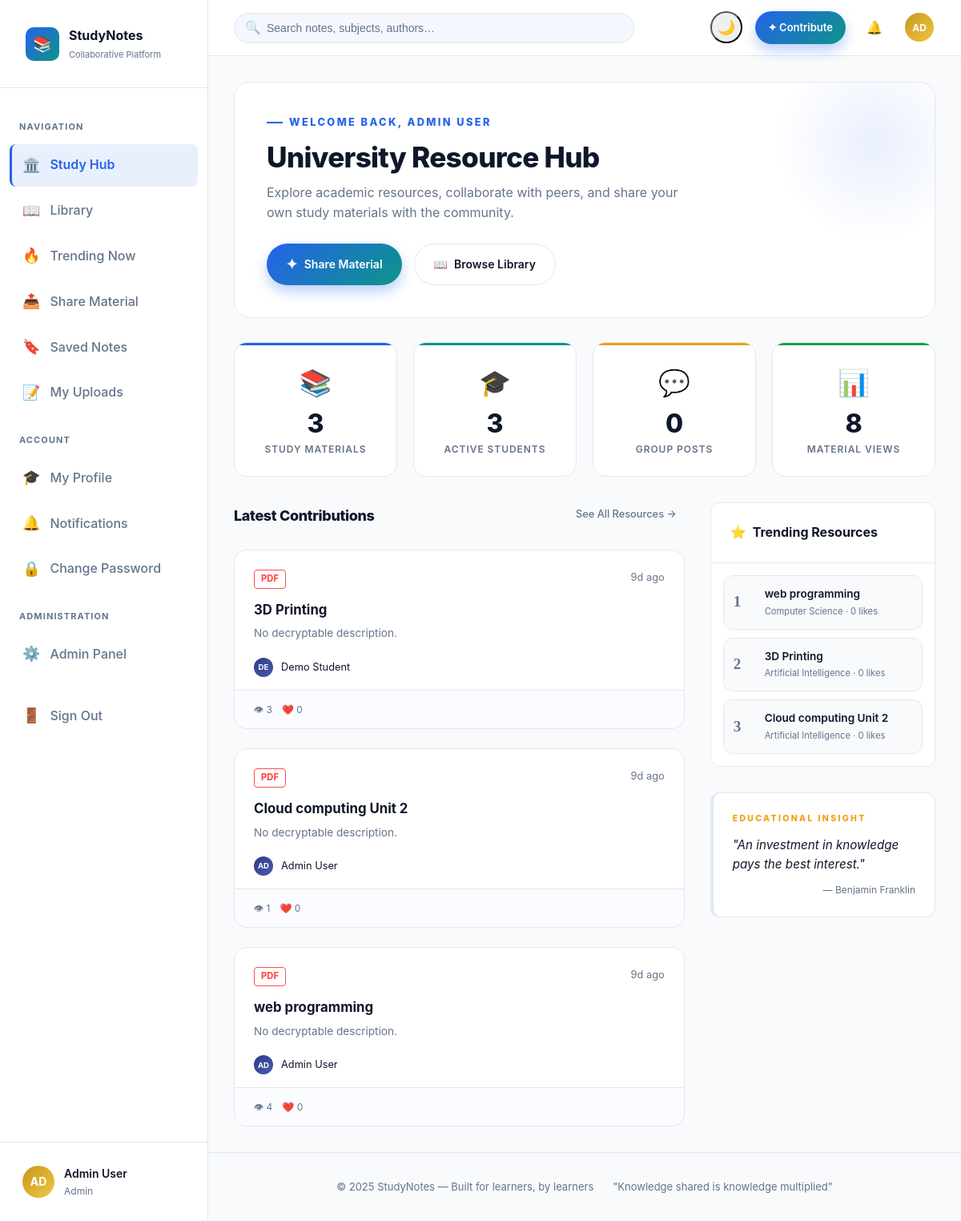
The page / (signed in) on the database its author committed.
### tables this page shows
CREATE TABLE users (
    id            INTEGER PRIMARY KEY AUTOINCREMENT,
    name          TEXT    NOT NULL,
    email         TEXT    NOT NULL UNIQUE,
    password_hash TEXT    NOT NULL,
    role          TEXT    NOT NULL DEFAULT 'student',  -- 'student' | 'admin'
    bio           TEXT    DEFAULT '',
    avatar        TEXT    DEFAULT '',          -- initials used in UI
    is_blocked    INTEGER DEFAULT 0,
    last_login    TEXT    DEFAULT NULL,
    created_at    TEXT    NOT NULL DEFAULT (strftime('%Y-%m-%dT%H:%M:%S','now'))
);

CREATE TABLE notes (
    id          INTEGER PRIMARY KEY AUTOINCREMENT,
    user_id     INTEGER NOT NULL REFERENCES users(id) ON DELETE CASCADE,
    title       TEXT    NOT NULL,
    subject     TEXT    NOT NULL DEFAULT '',
    description TEXT    DEFAULT '',
    tags        TEXT    DEFAULT '',           -- comma-separated
    filename    TEXT    DEFAULT NULL,         -- saved file on disk
    file_type   TEXT    DEFAULT NULL,         -- pdf, doc, txt â€¦
    file_size   INTEGER DEFAULT 0,           -- bytes
    views       INTEGER DEFAULT 0,
    likes       INTEGER DEFAULT 0,
    downloads   INTEGER DEFAULT 0,
    is_deleted  INTEGER DEFAULT 0,
    created_at  TEXT    NOT NULL DEFAULT (strftime('%Y-%m-%dT%H:%M:%S','now'))
);

### app.py (the view)
@app.route('/')
def index():
    if 'user_id' not in session:
        return redirect(url_for('login'))
    stats = {
        'notes':    query("SELECT COUNT(*) as c FROM notes", one=True)['c'],
        'users':    query("SELECT COUNT(*) as c FROM users", one=True)['c'],
        'comments': query("SELECT COUNT(*) as c FROM comments", one=True)['c'],
        'views':    query("SELECT COALESCE(SUM(views),0) as c FROM notes", one=True)['c'],
    }
    recent   = query("SELECT n.*, u.name as author_name FROM notes n "
                     "JOIN users u ON n.user_id=u.id "
                     "WHERE n.is_deleted=0 ORDER BY n.created_at DESC LIMIT 6")
    trending = query("SELECT n.*, u.name as author_name FROM notes n "
                     "JOIN users u ON n.user_id=u.id "
                     "WHERE n.is_deleted=0 ORDER BY (n.views + n.likes*2) DESC LIMIT 5")
    return render_template('index.html', stats=stats, recent=recent, trending=trending)

### app.py (called while the page is built)
def get_db():
    if 'db' not in g:
        g.db = sqlite3.connect(DATABASE)
        g.db.row_factory = sqlite3.Row   # dict-style rows
        g.db.execute("PRAGMA foreign_keys = ON")
        g.db.execute("PRAGMA journal_mode = WAL")
    return g.db

def query(sql, args=(), one=False):
    cur = get_db().execute(sql, args)
    rows = cur.fetchall()
    return (rows[0] if rows else None) if one else rows

@app.context_processor
def inject_globals():
    user = None
    if 'user_id' in session:
        user = query("SELECT * FROM users WHERE id = ?", (session['user_id'],), one=True)
    notif_count = 0
    if user:
        notif_count = query(
            "SELECT COUNT(*) as c FROM notifications WHERE user_id=? AND read=0",
            (user['id'],), one=True
        )['c']
    return dict(current_user=user, notif_count=notif_count)

@app.template_filter('timeago')
def timeago_filter(dt_str):
    try:
        dt = datetime.fromisoformat(str(dt_str))
        diff = datetime.utcnow() - dt
        s = diff.total_seconds()
        if s < 60:       return 'just now'
        if s < 3600:     return f"{int(s//60)}m ago"
        if s < 86400:    return f"{int(s//3600)}h ago"
        if s < 2592000:  return f"{int(s//86400)}d ago"
        return dt.strftime('%d %b %Y')
    except Exception:
        return str(dt_str)

### templates/index.html (shortened to what this page needs)
{% extends "base.html" %}
{% block content %}
<div class="card" style="padding: 40px; margin-bottom: 30px; position: relative; border-radius: 20px;">
  <div style="position: absolute; top: -50px; right: -50px; width: 250px; height: 250px;
              background: radial-gradient(circle, rgba(37, 99, 235, 0.1), transparent 70%);"></div>
  <div style="position: relative; z-index: 1;">
    <div style="font-size: 0.8rem; font-weight: 800; text-transform: uppercase; letter-spacing: 0.15rem;
                color: var(--clr-primary); margin-bottom: 12px; display: flex; align-items: center; gap: 8px;">
      <span style="width: 20px; height: 2px; background: var(--clr-primary);"></span>
      Welcome Back, {{ current_user.name }}
    </div>
    <h1 style="font-size: 2.2rem; margin-bottom: 10px; color: var(--clr-text); font-weight: 800;">
      University Resource Hub
    </h1>
    <p style="color: var(--clr-text-soft); font-size: 1rem; max-width: 520px; line-height: 1.6;">
      Explore academic resources, collaborate with peers, and share your own study materials with the community.
    </p>
    <div style="display: flex; gap: 15px; margin-top: 25px; flex-wrap: wrap;">
      <a href="{{ url_for('upload') }}" class="btn btn-p">
        <span style="font-size:1.1rem">✦</span> Share Material
      </a>
      <a href="{{ url_for('notes') }}" class="btn btn-s">
        <span>📖</span> Browse Library
      </a>
    </div>
  </div>
</div>
<div class="stats-g">
  <div class="sc" style="--sc-c: var(--primary)">
    <div style="font-size: 2rem; margin-bottom: 10px;">📚</div>
    <div class="s-val">{{ stats.notes }}</div>
    <div class="s-lbl">Study Materials</div>
  </div>
  <div class="sc" style="--sc-c: var(--secondary)">
    <div style="font-size: 2rem; margin-bottom: 10px;">🎓</div>
    <div class="s-val">{{ stats.users }}</div>
    <div class="s-lbl">Active Students</div>
  </div>
  <div class="sc" style="--sc-c: var(--accent)">
    <div style="font-size: 2rem; margin-bottom: 10px;">💬</div>
    <div class="s-val">{{ stats.comments }}</div>
    <div class="s-lbl">Group Posts</div>
  </div>
  <div class="sc" style="--sc-c: var(--success)">
    <div style="font-size: 2rem; margin-bottom: 10px;">📊</div>
    <div class="s-val">{{ stats.views }}</div>
    <div class="s-lbl">Material Views</div>
  </div>
</div>
<div class="two-col">
  <div>
    <div class="s-hdr">
      <span class="s-tit">Latest Contributions</span>
      <a href="{{ url_for('notes') }}" class="nav-a" style="padding: 5px 10px; font-size: 0.8rem;">See All Resources →</a>
    </div>
    <div class="notes-g">
      {% for n in recent %}
      {% set ext = n.file_type or 'txt' %}
      {% set nc_colors = {'pdf':'#ff4d4d','doc':'#00f2ff','docx':'#00f2ff',
                          'txt':'#00ff88','ppt':'#fde047','pptx':'#fde047'} %}
      <a class="nc" href="{{ url_for('note_detail', note_id=n.id) }}"
         style="--sc-c:{{ nc_colors.get(ext, 'var(--primary)') }};">
        <div class="nc-bod">
          <div style="display:flex; justify-content:space-between; align-items:start; margin-bottom:15px;">
             <span style="color: {{ nc_colors.get(ext, 'var(--primary)') }}; font-weight: 800; font-size: 0.7rem;
                         text-transform: uppercase; border: 1px solid currentColor; padding: 2px 8px; border-radius: 4px;">
               {{ ext.upper() }}
             </span>
             <span style="font-size: 0.8rem; color: var(--txt-dim);">{{ n.created_at|timeago }}</span>
          </div>
          <div class="nc-tit">{{ n.title }}</div>
          <div style="color: var(--txt-dim); font-size: 0.85rem; line-height: 1.5; margin-bottom: 20px;
                      display: -webkit-box; -webkit-line-clamp: 2; -webkit-box-orient: vertical; overflow: hidden;">
            {{ n.description or 'No decryptable description.' }}
          </div>
          <div style="display: flex; align-items: center; gap: 10px; margin-top: auto;">
            <div class="av" style="width: 24px; height: 24px; font-size: 0.6rem;">{{ n.author_name[:2].upper() }}</div>
            <span style="font-size: 0.8rem; color: var(--txt-m);">{{ n.author_name }}</span>
          </div>
        </div>
        <div class="nc-ft">
           <div style="display: flex; gap: 12px; font-size: 0.75rem; color: var(--txt-dim);">
             <span title="Views">👁 {{ n.views }}</span>
             <span title="Likes">❤️ {{ n.likes }}</span>
           </div>
        </div>
      </a>
      {% endfor %}
    </div>
  </div>
  <div>
    <div class="card glass mb4">
      <div class="c-hdr">
        <span class="c-tit" style="display:flex; align-items:center; gap:8px;">
          <span style="color: var(--accent);">⭐</span> Trending Resources
        </span>
      </div>
      <div style="padding: 15px;">
        <div style="display: flex; flex-direction: column; gap: 10px;">
          {% for n in trending %}
          <a href="{{ url_for('note_detail', note_id=n.id) }}"
             style="display: flex; align-items: center; gap: 15px; padding: 12px; border-radius: 12px;
                    background: var(--bg); border: 1px solid var(--brd); transition: var(--t);"
             onmouseover="this.style.borderColor='var(--primary)'; this.style.background='var(--bg-accent)'"
             onmouseout="this.style.borderColor='var(--brd)'; this.style.background='var(--bg)'">
            <span style="font-family: 'Space Grotesk'; font-size: 1.2rem; font-weight: 800; color: var(--txt-dim); width: 24px;">
              {{ loop.index }}
            </span>
            <div style="flex: 1; overflow: hidden;">
              <div style="font-weight: 600; font-size: 0.85rem; color: var(--txt); white-space: nowrap; overflow: hidden; text-overflow: ellipsis;">
                {{ n.title }}
              </div>
              <div style="font-size: 0.7rem; color: var(--txt-dim); margin-top: 2px;">
                {{ n.subject or 'General' }} · {{ n.likes }} likes
              </div>
            </div>
          </a>
          {% endfor %}
        </div>
      </div>
    </div>
    <div class="glass" style="padding: 24px; border-left: 4px solid var(--accent); position: relative; background: #fff; border: 1px solid var(--brd); border-left-width: 4px;">
      <div style="font-size: 0.65rem; font-weight: 800; color: var(--accent); letter-spacing: 0.15rem;
                  text-transform: uppercase; margin-bottom: 12px;">Educational Insight</div>
      <p style="font-size: 0.95rem; color: var(--txt); line-height: 1.6; font-style: italic;">
        "An investment in knowledge pays the best interest."
      </p>
      <div style="font-size: 0.75rem; color: var(--txt-dim); margin-top: 10px; text-align: right;">
        — Benjamin Franklin
      </div>
    </div>
  </div>
</div>
{% endblock %}

### templates/base.html (shortened to what this page needs)
<!DOCTYPE html>
<html lang="en" data-theme="light">
<head>
</head>
<body>
  {% if current_user %}
  <div class="app">
    <aside class="sidebar" id="sidebar">
      <div class="s-logo">
        <div class="s-mark">📚</div>
        <div class="s-txt">StudyNotes<small>Collaborative Platform</small></div>
      </div>
      <nav class="s-nav">
        <div class="nav-sec">Navigation</div>
        <a href="{{ url_for('index') }}" class="nav-a {% if request.endpoint == 'index' %}on{% endif %}">
          <span class="nav-ico">🏛️</span> Study Hub
        </a>
        <a href="{{ url_for('notes') }}"
          class="nav-a {% if request.endpoint in ('notes', 'note_detail', 'browse_tag') %}on{% endif %}">
          <span class="nav-ico">📖</span> Library
        </a>
        <a href="{{ url_for('trending') }}" class="nav-a {% if request.endpoint == 'trending' %}on{% endif %}">
          <span class="nav-ico">🔥</span> Trending Now
        </a>
        <a href="{{ url_for('upload') }}" class="nav-a {% if request.endpoint == 'upload' %}on{% endif %}">
          <span class="nav-ico">📤</span> Share Material
        </a>
        <a href="{{ url_for('bookmarks') }}" class="nav-a {% if request.endpoint == 'bookmarks' %}on{% endif %}">
          <span class="nav-ico">🔖</span> Saved Notes
        </a>
        <a href="{{ url_for('my_notes') }}" class="nav-a {% if request.endpoint == 'my_notes' %}on{% endif %}">
          <span class="nav-ico">📝</span> My Uploads
        </a>
        <div class="nav-sec">Account</div>
        <a href="{{ url_for('profile') }}" class="nav-a {% if request.endpoint == 'profile' %}on{% endif %}">
          <span class="nav-ico">🎓</span> My Profile
        </a>
        <a href="{{ url_for('notifications') }}"
          class="nav-a {% if request.endpoint == 'notifications' %}on{% endif %}">
          <span class="nav-ico">🔔</span> Notifications
        </a>
        <a href="{{ url_for('change_password') }}"
          class="nav-a {% if request.endpoint == 'change_password' %}on{% endif %}">
          <span class="nav-ico">🔒</span> Change Password
        </a>
        {% if current_user.role == 'admin' %}
        <div class="nav-sec">Administration</div>
        <a href="{{ url_for('admin_dashboard') }}"
          class="nav-a {% if request.endpoint == 'admin_dashboard' %}on{% endif %}">
          <span class="nav-ico">⚙️</span> Admin Panel
        </a>
        {% endif %}
        <a href="{{ url_for('logout') }}" class="nav-a">
          <span class="nav-ico">🚪</span> Sign Out
        </a>
      </nav>
      <div class="s-foot">
        <a href="{{ url_for('profile') }}" class="s-user">
          <div class="av"
            style="background:linear-gradient(135deg, {{ '#c8961e' if current_user.role == 'admin' else '#2d3a8c' }}, {{ '#f0c744' if current_user.role == 'admin' else '#4a5ba8' }})">
            {{ current_user.name[:2].upper() }}
          </div>
          <div>
            <div class="u-nm">{{ current_user.name }}</div>
            <div class="u-rl">{{ current_user.role }}</div>
          </div>
        </a>
      </div>
    </aside>
    <div class="main">
      <header class="hdr">
        <form class="h-search" action="{{ url_for('notes') }}" method="get">
          <span class="s-ico">🔍</span>
          <input type="text" name="q" placeholder="Search notes, subjects, authors…"
            value="{{ request.args.get('q', '') }}" autocomplete="off" />
        </form>
        <div class="h-right">
          <button class="ib theme-btn" onclick="toggleTheme()" title="Toggle Theme" id="theme-btn">
          </button>
          <a href="{{ url_for('upload') }}" class="btn btn-p btn-sm">✦ Contribute</a>
          <a href="{{ url_for('notifications') }}" class="ib" title="Notifications">
            🔔
          </a>
          <a href="{{ url_for('profile') }}" class="ib" title="Profile">
            <div class="av"
              style="width:36px; height:36px; font-size:12px; background:linear-gradient(135deg, {{ '#c8961e' if current_user.role == 'admin' else '#2d3a8c' }}, {{ '#f0c744' if current_user.role == 'admin' else '#4a5ba8' }})">
              {{ current_user.name[:2].upper() }}
            </div>
          </a>
        </div>
      </header>
      <div class="page">
        {% block content %}{% endblock %}
      </div>
      <div class="page-foot">
        <span>© 2025 StudyNotes — Built for learners, by learners</span>
        <span>"Knowledge shared is knowledge multiplied"</span>
      </div>
    </div>
  </div>
  {% endif %}
</body>
</html>

### rows shown on the page
users: name "AD", name "Admin User", role "Admin", name "ADMIN USER"
notes: upper "PDF", created_at "9d ago", title "3D Printing", description "No decryptable description.", name "DE", author_name "Demo Student", views "3", likes "0", subject "Artificial Intelligence"
notes: upper "PDF", created_at "9d ago", title "Cloud computing Unit 2", description "No decryptable description.", name "AD", author_name "Admin User", views "1", likes "0", subject "Artificial Intelligence"
notes: upper "PDF", created_at "9d ago", title "web programming", description "No decryptable description.", name "AD", author_name "Admin User", views "4", likes "0", subject "Computer Science"

### other values the page prints
{{ stats.notes }} "3"
{{ stats.users }} "3"
{{ stats.comments }} "0"
{{ stats.views }} "8"
